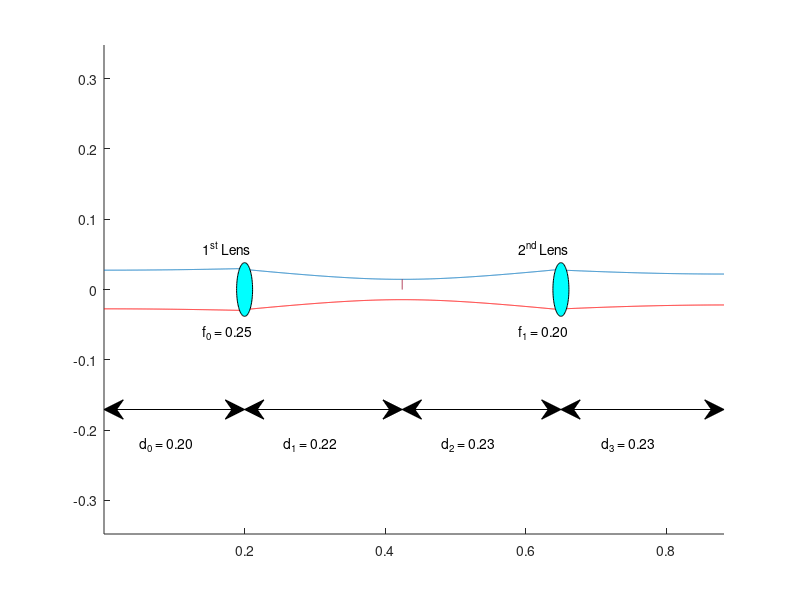

MATLAB code to generate this figure: (Note: this script raises an error after producing the figure.)
close all
clear all

mkdir('../MatlabFigures', 'Interferometer'); % Create save directory

%--------------------------Input Parameters-------------------------------%
r_p = 0.055; % Reactor port opening [m]
w_0 = 0.0275; % Initial Beam Waist [m]
r = 0.125; % Minor tokamak radius [m]
freq = 60; % Frequency of probe beam [GHz]

d_0 = 0.20; % Distance between source and first lens
d_r = 0.10; % Distance between first lens and reactor wall
f_0 = 0.25; % Focal length of first lens
f_1 = 0.20; % Focal length of second lens
%-------------------------------------------------------------------------%

%----------Distances and Lowest Beam Waists Calculations------------------%
c = 299792458; % The speec of light [m/s]
lambda = c / (freq * 10^9); % Calculates the wavelength [m]
d = f_0 + f_1; % Calculates the distance between lenses
w_1 = (lambda * f_0) / ...
    (pi * w_0);% Calculates the beam waist between lenses
d_1 = (((d_0 / f_0) - 1) / ((w_0^(2) * pi) / ...
    (f_0 * lambda) + ((d_0 / f_0) - 1)^(2)) + 1) * ...
    f_0;% Distance after 1st lens to lowest beam waist
w_2 = (f_1 / f_0) * w_0; % Calculates w_2 after 2nd second lens
d_2 = d - d_1; % Distance from w_2 to second lens
d_3 = f_1 / f_0 *...
    (f_0 + f_1 -...
    (f_1 / f_0) * d_0);% Distance to lowest beam waist after 2nd lens
%-------------------------------------------------------------------------%

%------------------------Beam Waist Datapoints----------------------------%
x_0 = linspace(0, d_0, 1000);% Plotpoints till first lens
y_0 = [];
for i = 1:1000
    w = w_0 * ...
        sqrt(1+((lambda * x_0(i)) / ...
        (pi * w_0^2))^2);% Calculates the beam waist from source
    y_0 = horzcat(y_0, w);
end

x_1 = linspace(0, d_1, 1000); % Plotpoints from first lens to w_1
y_1 = [];
for i = 1:1000
    w = w_1 * ...
        sqrt(1+((lambda * x_1(i)) / ...
        (pi * w_1^2))^2);% Beam waist between w_1 and the 1st lens
    y_1 = horzcat(y_1, w);
end
y_1 = fliplr(y_1); % Flips the y-plot points as the beam waist is declining
y = horzcat(y_0, y_1);

x_2 = linspace(0, d_2, 1000); % Plotpoints from w_1 to second lens
y_2 = [];
for i = 1:1000
    w = w_1 * ...
        sqrt(1+((lambda * x_2(i)) / ...
        (pi * w_1^2))^2);% Beam waist between w_1 and the 2nd lens
    y_2 = horzcat(y_2, w);
end

y = horzcat(y, y_2);

x_3 = linspace(0, d_3, 1000); % Plotpoints from 2nd lens to w_2
y_3 = [];
for i = 1:1000
    w = w_2 * ...
        sqrt(1+((lambda * x_3(i)) / ...
        (pi * w_2^2))^2);% Evolving beam waist after the 2nd lens to w_2
    y_3 = horzcat(y_3, w);
end
y_3 = fliplr(y_3); % Flips the y-plot points as the beam waist is declining
y = horzcat(y, y_3);

for i = 1:1000
    x_1(i) = x_1(i) + d_0; % Creates x-axis data points
end
for i = 1:1000
    x_2(i) = x_2(i) + d_0 + d_1; % Creates x-axis data points
end
for i = 1:1000
    x_3(i) = x_3(i) + d_0 + d_1 + d_2; % Creates x-axis data points
end
x = horzcat(x_0, x_1, x_2, x_3);

Opy = -y; % Flip beam waist to plot 'Beam Waist -'
%-------------------------------------------------------------------------%

%---------------------Beam Waist Propagation Plot-------------------------%
l = figure; % Creates figure
hold on
axis equal
p1 = plot(x, y); % Plots Beam Waist+
p2 = plot(x, Opy, 'Color', 'red'); % Plots Beam Waist-
%p3 = xline(d_0, '--');
%xline(d_0+d_1+d_2, '--');
axPos = get(gca, 'Position'); % Get normalised axis coordinates
xMinMax = xlim; % Get normalised axis coordinates
yMinMax = ylim; % Get normalised axis coordinates
zAnn = axPos(1) + ((0 - xMinMax(1)) / (xMinMax(2) - xMinMax(1))) ...
    * axPos(3);% Defines points relative to axis in normalised coordinates
d0Ann = axPos(1) + ((d_0 - xMinMax(1)) / (xMinMax(2) - xMinMax(1))) ...
    * axPos(3);% Defines points relative to axis in normalised coordinates
d1Ann = axPos(1) + ((d_0 + d_1 - xMinMax(1)) / (xMinMax(2) - xMinMax(1))) ...
    * axPos(3);% Defines points relative to axis in normalised coordinates
d2Ann = axPos(1) + ((d_0 + d_1 + d_2 - ...
    xMinMax(1)) / (xMinMax(2) - xMinMax(1))) ...
    * axPos(3);% Defines points relative to axis in normalised coordinates
d3Ann = axPos(1) + ((d_0 + d_1 + d_2 + d_3 - ...
    xMinMax(1)) / (xMinMax(2) - xMinMax(1))) ...
    * axPos(3);% Defines points relative to axis in normalised coordinates
yAnn = axPos(2) + ((0 - yMinMax(1)) / (yMinMax(2) - yMinMax(1))) ...
    * axPos(4);% Defines points relative to axis in normalised coordinates
annotation('doublearrow', ...
    [zAnn, d0Ann], [yAnn - 0.2, yAnn - 0.2]);% Annotates d_0
annotation('doublearrow', ...
    [d0Ann, d1Ann], [yAnn - 0.2, yAnn - 0.2]);% Annotates d_1
annotation('doublearrow', ...
    [d1Ann, d2Ann], [yAnn - 0.2, yAnn - 0.2]);% Annotates d_2
annotation('doublearrow', ...
    [d2Ann, d3Ann], [yAnn - 0.2, yAnn - 0.2]);% Annotates d_3
annotation('ellipse', ...
    [d0Ann - 0.01, yAnn - y_0(1000) * 1.5, 0.02, y_0(1000) * 3], ...
    'FaceColor', 'cyan');% Draws 1st lens
annotation('ellipse', ...
    [d2Ann - 0.01, yAnn - y_0(1000) * 1.5, 0.02, y_0(1000) * 3], ...
    'FaceColor', 'cyan');% Draws 2nd lens
text(d_0/4, -0.22, sprintf('d_0 = %0.2f', d_0)) % Distance annotation
text(d_0+(d_1 / 4), -0.22, ...
    sprintf('d_1 = %0.2f', d_1))% Distance annotation
text(d_0+d_1+(d_2 / 4), -0.22, ...
    sprintf('d_2 = %0.2f', d_2))% Distance annotation
text(d_0+d_1+d_2+(d_3 / 4), -0.22, ...
    sprintf('d_3 = %0.2f', d_3))% Distance annotation
text(d_0-0.06, 0.06, '1^{st} Lens') % Lens annotation
text(d_0-0.06, -0.06, sprintf('f_0 = %0.2f', f_0)) % Lens annotation
text(d_0+d_1+d_2-0.06, 0.06, '2^{nd} Lens') % Lens annotation
text(d_0+d_1+d_2-0.06, -0.06, ...
    sprintf('f_1 = %0.2f', f_1))% Lens annotation
w1x = (d_0 + d_1); % w_1 coordinate
w1x = repelem(w1x, 100); % w_1 x-coordinate array
w1y = linspace(0, w_1); % w_1 y-coordinate array
p4 = plot(w1x, w1y); % Plots w_1
yline(0, '-'); % Plots optical axis
xlabel('Distance from source [m]'); % x-axis label
ylabel('Beam Waist [m]'); % y-axis label
title('Beam Waist In A Gaussian Beam Interferometer'); % Figure title

topstart = 2 * asin(r_p/(2 * r)) / 2; % Calculates reactor plot coordinates
topend = (2 * pi - 2 * topstart) / 2; % Calculates reactor plot coordinates
bottomstart = topend + topstart * 2; % Calculates reactor plot coordinates
bottomend = 2 * pi - topstart; % Calculates reactor plot coordinates

top = linspace(topstart, ...
    topend, 100);% Creates 100 datapoints for the top half reactor cutout
x_t = d_0 + d_r + r + r * cos(top); % x-parameter of circle
y_t = r * sin(top); % y-parameter of circle
bottom = linspace(bottomstart, ...
    bottomend, 100);% Creates 100 datapoints for the bottom half reactor
x_b = d_0 + d_r + r + r * cos(bottom); % x-parameter of circle
y_b = r * sin(bottom); % y-parameter of circle
p5 = plot(x_t, y_t, 'color', ...
    [0.911, 0.4100, 0.1700]);% Plot top half reactor
plot(x_b, y_b, 'color', ...
    [0.911, 0.4100, 0.1700]);% Plot bottom half reactor
lgd = legend([p1, p2, p4, p5], ...
    {'Beam Waist +', 'Beam Waist -', 'w_1', 'Reactor'});% Figure legend
legend('boxoff')
legend('Location', 'northwest')
lgd.NumColumns = 2;
hold off
%-------------------------------------------------------------------------%

%------------------Saving figure as Encapsulated Postscript---------------%
epsfilename = 'Interferometer.eps'; % Savename for the figure
foldername = sprintf('../MatlabFigures/Interferometer'); % Folder path
fullfilename = fullfile(foldername, epsfilename); % Filename path
saveas(l, fullfilename, 'epsc') % Save the figure as eps
%-------------------------------------------------------------------------%

%----------------------------Print Outputs--------------------------------%
w_1
w_2
d_1
d_2
d_3
%-------------------------------------------------------------------------%
